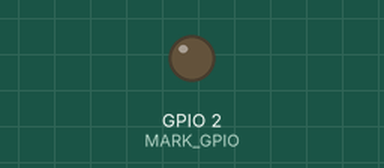
A sketch run on a simulated ESP32. On the bench: output pins drawn as LEDs (lit = HIGH). At 1.1 s the program stops and its outputs stay as they are.

Above: at 0.1 s.
At 1.1 s:
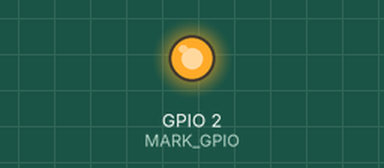
Timing chart, 0 to 2.6 s (numbered marks = the images above):
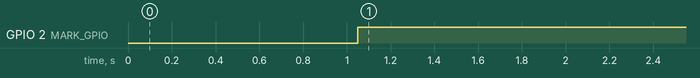

The sketch:

esp33h2_clock.ino
```cpp
#include <Arduino.h>
#include "esp_sleep.h"

// ====== Nastavení ======
#define MARK_GPIO           2                 // HIGH = běží zátěž (přiveď do PPK2 jako digitální značku)
#define WORK_ITERS          (10UL * 1000UL * 1000UL)  // délka zátěže (zvyšte/snižte dle požadované délky pulzu)
#define PREP_SLEEP_MS       500               // krátký light sleep před pulzem (baseline)
#define INTER_SCENARIO_MS   1200              // pauza mezi scénáři

// Požadované frekvence (MHz) – použij, co tvůj core skutečně umí (typicky 96 a 48 na H2)
int desired_freqs[] = {96, 64, 48, 32};

// ====== CPU-bound zátěž (deterministická) ======
static uint32_t do_workload(uint32_t iters) {
  volatile uint32_t acc = 1u;
  for (uint32_t i = 0; i < iters; ++i) {
    acc ^= (acc << 13);
    acc ^= (acc >> 17);
    acc ^= (acc << 5);
    acc = acc * 2654435761u + (i | 1u);
  }
  return acc; // hodnota se nepoužívá; brání optimalizaci
}

// Nastaví CPU frekvenci (MHz)
static inline void apply_freq_mhz(int mhz) {
  setCpuFrequencyMhz(mhz);
  delay(50); // krátká stabilizace
}

// Jeden scénář na aktuální frekvenci
static inline void run_scenario() {
  // baseline (light sleep) pro čistý klidový odběr
  esp_sleep_enable_timer_wakeup((uint64_t)PREP_SLEEP_MS * 1000ULL);
  esp_light_sleep_start();

  // zátěž – označ okno do PPK2
  digitalWrite(MARK_GPIO, HIGH);
  (void)do_workload(WORK_ITERS);
  digitalWrite(MARK_GPIO, LOW);

  delay(INTER_SCENARIO_MS);
}

void setup() {
  pinMode(MARK_GPIO, OUTPUT);
  digitalWrite(MARK_GPIO, LOW);

  // Projeď všechny požadované frekvence po sobě
  const int N = sizeof(desired_freqs) / sizeof(desired_freqs[0]);
  for (int i = 0; i < N; ++i) {
    apply_freq_mhz(desired_freqs[i]);
    run_scenario();
  }
}

void loop() {
  // Opakuj poslední frekvenci pro stabilní srovnání
  run_scenario();
}
```

Measured:
- by itself, GPIO 2 (MARK_GPIO): LOW → HIGH at 1.1 s
